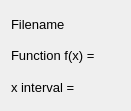
   <widget class="QWidget" name="verticalLayoutWidget">
    <property name="geometry">
     <rect>
      <x>10</x>
      <y>10</y>
      <width>131</width>
      <height>111</height>
     </rect>
    </property>
    <layout class="QVBoxLayout" name="verticalLayout_1">
     <item>
      <widget class="QLabel" name="FileLabel">
       <property name="font">
        <font>
         <family>Arial</family>
         <pointsize>10</pointsize>
         <weight>50</weight>
         <bold>false</bold>
         <underline>false</underline>
         <kerning>true</kerning>
        </font>
       </property>
       <property name="cursor">
        <cursorShape>ArrowCursor</cursorShape>
       </property>
       <property name="mouseTracking">
        <bool>false</bool>
       </property>
       <property name="text">
        <string>Filename</string>
       </property>
      </widget>
     </item>
     <item>
      <widget class="QLabel" name="FunctionLabel">
       <property name="font">
        <font>
         <family>Arial</family>
         <pointsize>10</pointsize>
         <weight>50</weight>
         <bold>false</bold>
         <underline>false</underline>
         <kerning>true</kerning>
        </font>
       </property>
       <property name="text">
        <string>Function f(x) =</string>
       </property>
      </widget>
     </item>
     <item>
      <widget class="QLabel" name="XintervalLabel">
       <property name="font">
        <font>
         <family>Arial</family>
         <pointsize>10</pointsize>
         <weight>50</weight>
         <bold>false</bold>
         <underline>false</underline>
         <kerning>true</kerning>
        </font>
       </property>
       <property name="text">
        <string>x interval =</string>
       </property>
      </widget>
     </item>
    </layout>
   </widget>
